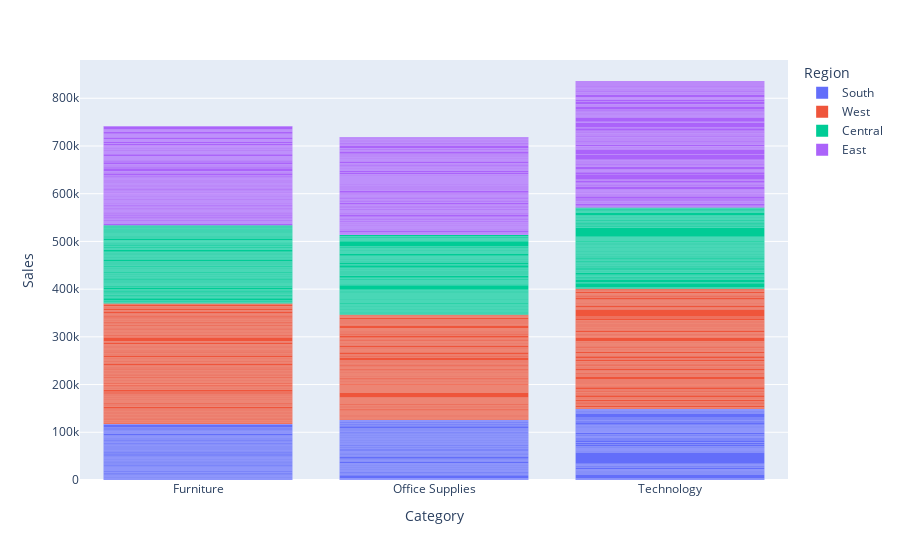

The cell this chart's notebook holds for it:
### Code cell
x = px.bar(sup,x="Category",y="Sales",color='Region').update_traces(marker_line_width=0)
x.show()

### Figure 1 — Plotly figure (JSON) as saved in the notebook; plotly's stock layout.template omitted (floating-point values rounded to 4 significant figures; data arrays with more than 128 entries replaced by an {"elided": "..."} marker saying what was removed)
{"data": [{"alignmentgroup": "True", "hovertemplate": "Region=South<br>Category=%{x}<br>Sales=%{y}<extra></extra>", "legendgroup": "South", "marker": {"color": "#636efa", "line": {"width": 0}, "pattern": {"shape": ""}}, "name": "South", "offsetgroup": "South", "orientation": "v", "showlegend": true, "textposition": "auto", "type": "bar", "x": {"elided": "1620 str values"}, "xaxis": "x", "y": {"elided": "1620 float values"}, "yaxis": "y"}, {"alignmentgroup": "True", "hovertemplate": "Region=West<br>Category=%{x}<br>Sales=%{y}<extra></extra>", "legendgroup": "West", "marker": {"color": "#EF553B", "line": {"width": 0}, "pattern": {"shape": ""}}, "name": "West", "offsetgroup": "West", "orientation": "v", "showlegend": true, "textposition": "auto", "type": "bar", "x": {"elided": "3203 str values"}, "xaxis": "x", "y": {"elided": "3203 float values"}, "yaxis": "y"}, {"alignmentgroup": "True", "hovertemplate": "Region=Central<br>Category=%{x}<br>Sales=%{y}<extra></extra>", "legendgroup": "Central", "marker": {"color": "#00cc96", "line": {"width": 0}, "pattern": {"shape": ""}}, "name": "Central", "offsetgroup": "Central", "orientation": "v", "showlegend": true, "textposition": "auto", "type": "bar", "x": {"elided": "2323 str values"}, "xaxis": "x", "y": {"elided": "2323 float values"}, "yaxis": "y"}, {"alignmentgroup": "True", "hovertemplate": "Region=East<br>Category=%{x}<br>Sales=%{y}<extra></extra>", "legendgroup": "East", "marker": {"color": "#ab63fa", "line": {"width": 0}, "pattern": {"shape": ""}}, "name": "East", "offsetgroup": "East", "orientation": "v", "showlegend": true, "textposition": "auto", "type": "bar", "x": {"elided": "2848 str values"}, "xaxis": "x", "y": {"elided": "2848 float values"}, "yaxis": "y"}], "layout": {"barmode": "relative", "legend": {"title": {"text": "Region"}, "tracegroupgap": 0}, "margin": {"t": 60}, "xaxis": {"anchor": "y", "domain": [0, 1], "title": {"text": "Category"}}, "yaxis": {"anchor": "x", "domain": [0, 1], "title": {"text": "Sales"}}}}
